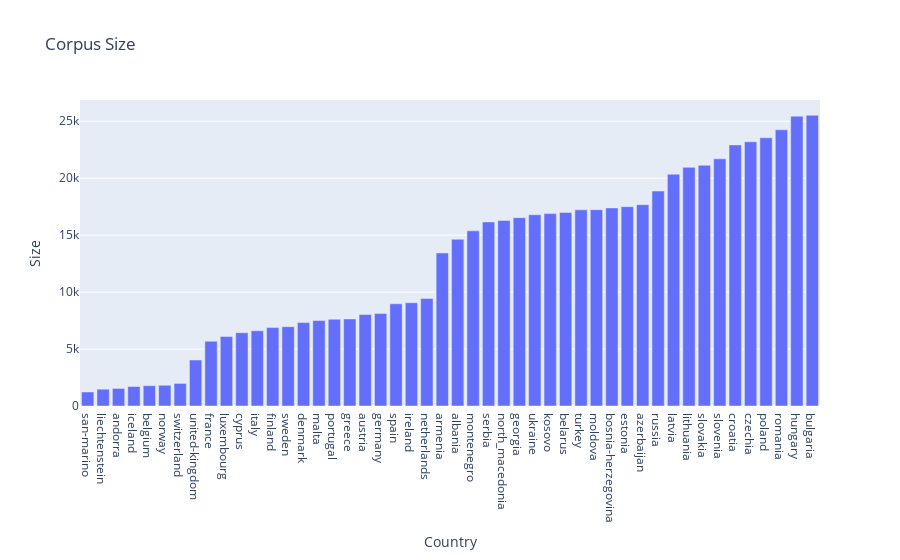

The notebook cell this image was saved under:
### Code cell
# plot size
df_sorted = df.sort_values(by='no_words', ascending=True)
fig = go.Figure(data=[go.Bar(x=df_sorted['country'], y=df_sorted['no_words'])])

# Customize the layout (optional)
fig.update_layout(title='Corpus Size', xaxis_title='Country', yaxis_title='Size')

# Display the chart
fig.show()

### Figure 1 — Plotly figure (JSON) as saved in the notebook; plotly's stock layout.template omitted (floating-point values rounded to 4 significant figures)
{"data": [{"type": "bar", "x": ["san-marino", "liechtenstein", "andorra", "iceland", "belgium", "norway", "switzerland", "united-kingdom", "france", "luxembourg", "cyprus", "italy", "finland", "sweden", "denmark", "malta", "portugal", "greece", "austria", "germany", "spain", "ireland", "netherlands", "armenia", "albania", "montenegro", "serbia", "north_macedonia", "georgia", "ukraine", "kosovo", "belarus", "turkey", "moldova", "bosnia-herzegovina", "estonia", "azerbaijan", "russia", "latvia", "lithuania", "slovakia", "slovenia", "croatia", "czechia", "poland", "romania", "hungary", "bulgaria"], "y": [1230, 1476, 1542, 1711, 1785, 1823, 1984, 4038, 5690, 6098, 6432, 6605, 6886, 6966, 7320, 7510, 7619, 7644, 8026, 8115, 8974, 9067, 9437, 13435, 14635, 15382, 16159, 16288, 16534, 16794, 16892, 16995, 17224, 17239, 17388, 17504, 17676, 18871, 20351, 20954, 21131, 21699, 22925, 23199, 23551, 24251, 25447, 25522]}], "layout": {"autosize": true, "title": {"text": "Corpus Size"}, "xaxis": {"autorange": true, "range": [-0.5, 47.5], "title": {"text": "Country"}, "type": "category"}, "yaxis": {"autorange": true, "range": [0, 26870.0], "title": {"text": "Size"}, "type": "linear"}}}
